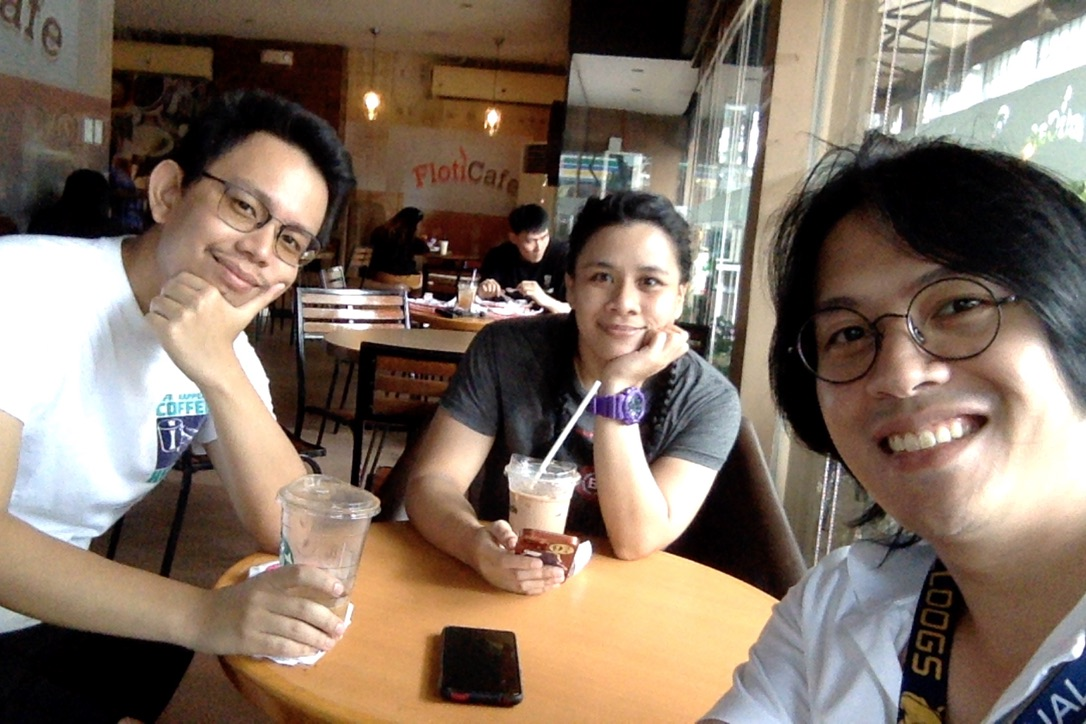
#> input picture _LECTURES/python-tutorial/21 - pillow/pic1.jpeg, 1086 x 724 px
$ jupyter execute pillow.ipynb
#> lines starting #> are read from the running program, lines starting #| are printed output that depends on the picture
[cell 1]
from PIL import Image

[cell 2]
img = Image.open("pic1.jpeg")
#> img is the input picture: PIL image 1086x724 RGB; mean R, G, B 128.5, 111.6, 97.7
print(img.size)
#| (1086, 724)
print(img.format)
#| JPEG

[cell 3]
img.show()

[cell 4]
# Cropping images
area = (100, 100, 300, 375)
cropped_img = img.crop(area)
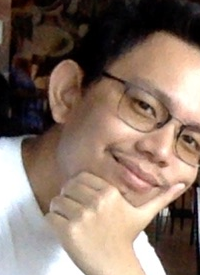
#> cropped_img: PIL image 200x275 RGB; mean R, G, B 133.9, 113.8, 101.4
cropped_img.show()
